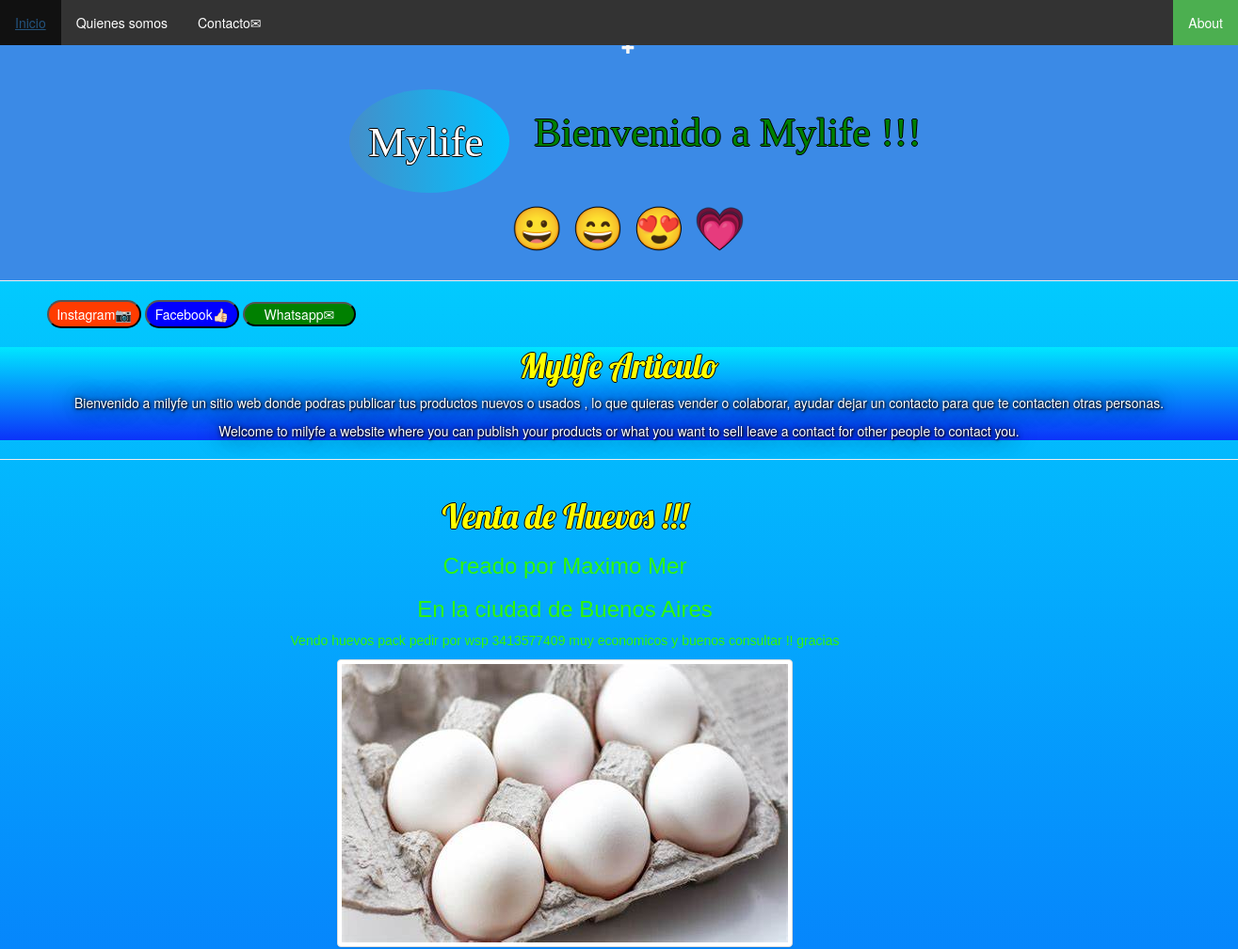
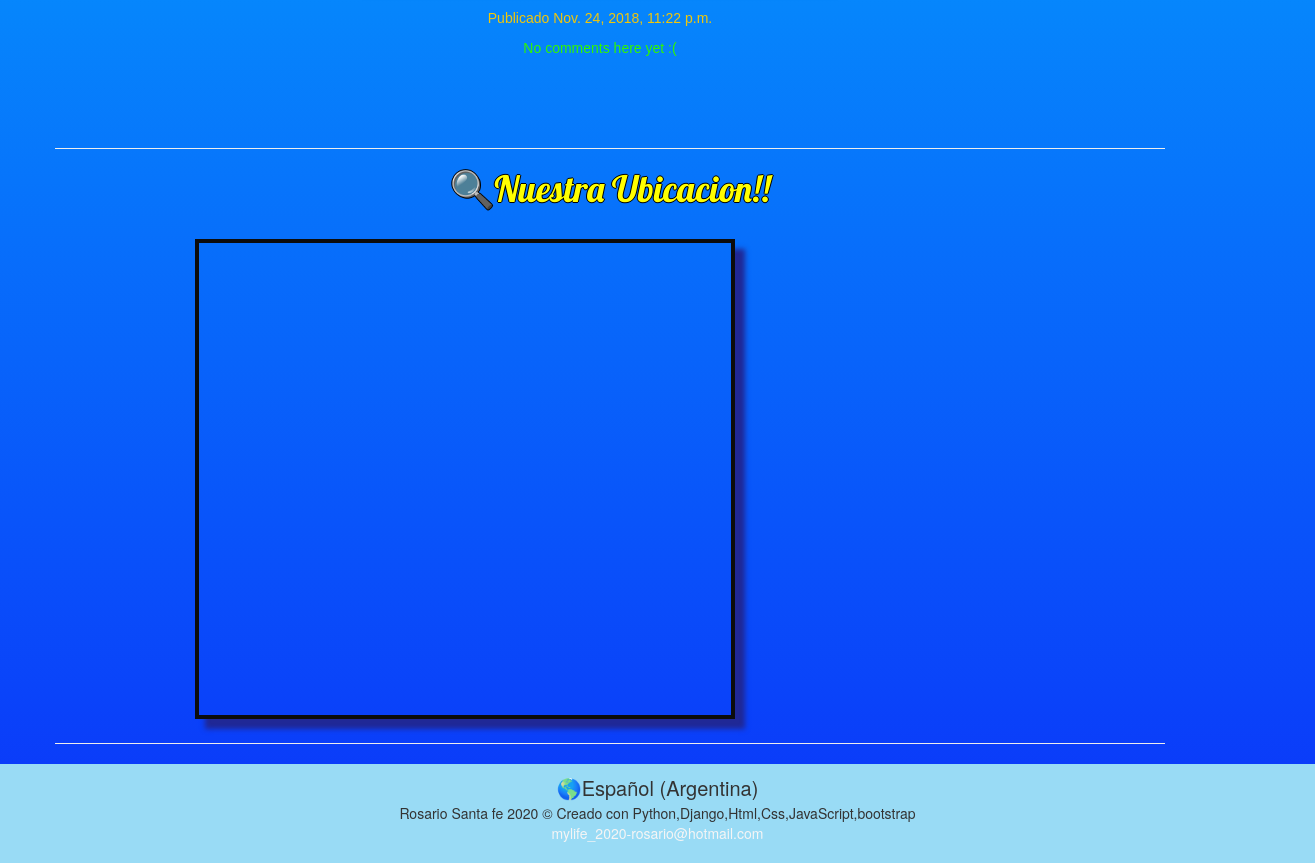
The app's page /mylife/post/13/ (signed in) with its own data (2 pictures, top to bottom).
### mylife/models.py (models this page shows, shortened)
class Publicacion(models.Model):
    persona = models.ForeignKey(Persona, on_delete=models.CASCADE)
    nombre_mio = models.CharField(max_length=10,default='')
    ciudad_mia = models.CharField(max_length=20,default='')
    mi_titulo = models.CharField(max_length=30)
    mi_texto = models.TextField(max_length=1000)
    mi_foto = models.ImageField(upload_to='media', null=True, blank=True)
    fecha_publicacion = models.DateTimeField('published_date')

### mylife/views.py (the view)
# urls.py: path(r'post/<int:pk>/', views.post_detail, name='post_detail'),
def post_detail(request, pk):
    post = get_object_or_404(Publicacion, pk=pk)
    return render(request, 'mylife/post_detail.html', {'post': post})

### mylife/templates/mylife/post_detail.html
{% extends 'mylife/base.html' %}
{% block content %}
{% if user.is_authenticated %}
<div class="post">
    <h1>{{ post.mi_titulo }}</h1>
    <h3><p>Creado por  {{ post.nombre_mio }}</p></h3>
    <h3><p>En la ciudad de   {{ post.ciudad_mia }}</p></h3>
    <p>{{ post.mi_texto }}</p>
    {% if user.is_authenticated %}
    <p><img src="{{ post.mi_foto.url }}" class="img-thumbnail" alt="User Image" enctype="multipart/form-data" ></p>
    {% endif %}
    <div class="date">
        <p> Publicado {{ post.fecha_publicacion }}</p>
    </div>
    {% for comment in post.comments.all %}
    {% if user.is_authenticated or comment.approved_comment %}
    <div class="comment">
        <div class="date">
            {{ comment.created_date }}
            {% if not comment.approved_comment %}
            {% endif %}
        </div>
        <strong>{{ comment.autor }}</strong>
        <p>{{ comment.texto|linebreaks }}</p>
        <a href="{% url 'post_detail' pk=post.pk %}">Comments: {{ post.approved_comments.count }}</a>
        <a class="btn btn-default" href="{% url 'add_comment_to_post' pk=post.pk %}">Add comment</a>
        <a class="btn btn-default" href="{% url 'comment_remove' pk=comment.pk %}"><span class="glyphicon glyphicon-remove"></span>Eliminar</a>
        <a class="btn btn-default" href="{% url 'comment_approve' pk=comment.pk %}"><span class="glyphicon glyphicon-ok"></span>Aprovar</a>
    </div>
    {% endif %}
     {% empty %}
         <p>No comments here yet :(</p>
     {% endfor %}
</div>
{% endif %}
{% endblock %}

### mylife/static/css/mylife.css (style rules this page uses)
h1 { text-align: center; color:#5896c0; font-family: 'Lobster'; color: yellow; text-shadow: -1px 0 black, 0 1px black, 1px 0 black, 0 -1px black; }
body { padding-left: 0px; animation-name: mymove; background-color: rgb(153, 219, 245); animation: mymove 5s infinite; background: linear-gradient(to top, #0b33f9, #00e7ff); position: relative; }
.date { color: #f1c70a; }
.post { margin-bottom: 70px; }
.post p { text-align: center; font-family:"Arial Black", Gadget, sans-serif ; }
.post { color: #31f700; position: relative; left: 180px; }

### records on screen
Publicacion: mi_titulo "Venta de Huevos !!!", nombre_mio "Maximo Mer", ciudad_mia "Buenos Aires", mi_texto "Vendo huevos pack pedir por wsp 3413577409 muy economicos y buenos consultar !! gracias", mi_foto (picture), fecha_publicacion "Nov. 24, 2018, 11:22 p.m."
